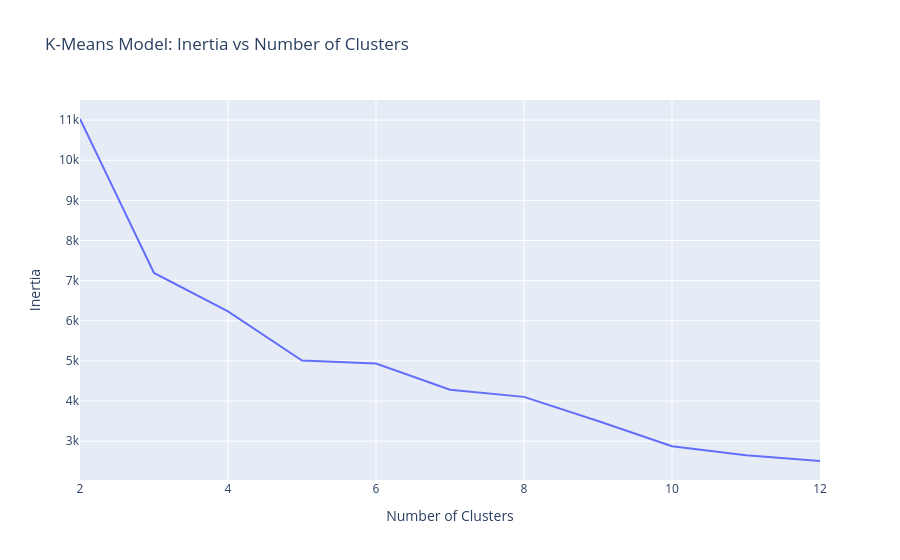

Write notebook code for a chart like this one.
### Markdown cell above
18. Plot inertia vs jumlah klaster (mencari titik elbow).

### Code cell
# Create a line plot of inertia_errors vs n_clusters
fig = px.line(
    x=n_clusters,
    y=inertia_errors,
    title="K-Means Model: Inertia vs Number of Clusters"
)
# Set x-axis to "Number of Clusters", y-axis to "Inertia"
fig.update_layout(xaxis_title="Number of Clusters", yaxis_title="Inertia")
fig.show()

### Figure 1 — Plotly figure (JSON) as saved in the notebook; plotly's stock layout.template omitted (floating-point values rounded to 4 significant figures)
{"data": [{"hovertemplate": "x=%{x}<br>y=%{y}<extra></extra>", "legendgroup": "", "line": {"color": "#636efa", "dash": "solid"}, "marker": {"symbol": "circle"}, "mode": "lines", "name": "", "orientation": "v", "showlegend": false, "type": "scatter", "x": [2, 3, 4, 5, 6, 7, 8, 9, 10, 11, 12], "xaxis": "x", "y": [11030.0, 7191.0, 6233.0, 5010.0, 4936.0, 4282.0, 4104.0, 3503.0, 2875.0, 2646.0, 2505.0], "yaxis": "y"}], "layout": {"legend": {"tracegroupgap": 0}, "title": {"text": "K-Means Model: Inertia vs Number of Clusters"}, "xaxis": {"anchor": "y", "domain": [0, 1], "title": {"text": "Number of Clusters"}}, "yaxis": {"anchor": "x", "domain": [0, 1], "title": {"text": "Inertia"}}}}
